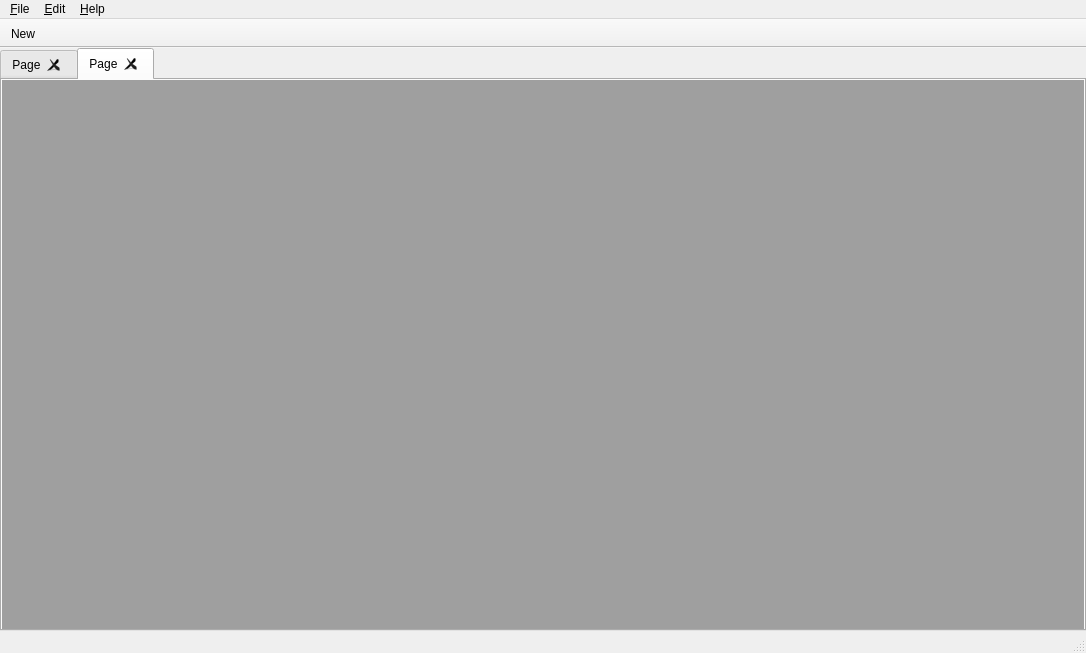
<?xml version="1.0" encoding="UTF-8"?>
<ui version="4.0">
 <class>MainWindow</class>
 <widget class="QMainWindow" name="MainWindow">
  <property name="geometry">
   <rect>
    <x>0</x>
    <y>0</y>
    <width>1086</width>
    <height>653</height>
   </rect>
  </property>
  <property name="windowTitle">
   <string>MainWindow</string>
  </property>
  <widget class="QWidget" name="centralwidget">
   <layout class="QVBoxLayout" name="verticalLayout">
    <property name="spacing">
     <number>0</number>
    </property>
    <property name="leftMargin">
     <number>0</number>
    </property>
    <property name="topMargin">
     <number>0</number>
    </property>
    <property name="rightMargin">
     <number>0</number>
    </property>
    <property name="bottomMargin">
     <number>0</number>
    </property>
    <item>
     <widget class="QTabWidget" name="tabWidget">
      <property name="currentIndex">
       <number>1</number>
      </property>
      <property name="tabsClosable">
       <bool>true</bool>
      </property>
      <property name="movable">
       <bool>true</bool>
      </property>
      <widget class="QWidget" name="tab_3">
       <attribute name="title">
        <string>Page</string>
       </attribute>
       <layout class="QHBoxLayout" name="horizontalLayout">
        <property name="spacing">
         <number>0</number>
        </property>
        <property name="leftMargin">
         <number>0</number>
        </property>
        <property name="topMargin">
         <number>0</number>
        </property>
        <property name="rightMargin">
         <number>0</number>
        </property>
        <property name="bottomMargin">
         <number>0</number>
        </property>
        <item>
         <widget class="QTextEdit" name="textEdit"/>
        </item>
       </layout>
      </widget>
      <widget class="QWidget" name="tab_4">
       <attribute name="title">
        <string>Page</string>
       </attribute>
       <layout class="QVBoxLayout" name="verticalLayout_2">
        <property name="spacing">
         <number>0</number>
        </property>
        <property name="leftMargin">
         <number>0</number>
        </property>
        <property name="topMargin">
         <number>0</number>
        </property>
        <property name="rightMargin">
         <number>0</number>
        </property>
        <property name="bottomMargin">
         <number>0</number>
        </property>
        <item>
         <widget class="QMdiArea" name="mdiArea">
          <property name="whatsThis">
           <string>&lt;html&gt;&lt;head/&gt;&lt;body&gt;&lt;p&gt;&lt;br/&gt;&lt;/p&gt;&lt;/body&gt;&lt;/html&gt;</string>
          </property>
          <property name="frameShape">
           <enum>QFrame::NoFrame</enum>
          </property>
          <property name="verticalScrollBarPolicy">
           <enum>Qt::ScrollBarAsNeeded</enum>
          </property>
          <property name="horizontalScrollBarPolicy">
           <enum>Qt::ScrollBarAsNeeded</enum>
          </property>
          <widget class="QWidget" name="subwindow">
           <property name="enabled">
            <bool>true</bool>
           </property>
           <property name="contextMenuPolicy">
            <enum>Qt::NoContextMenu</enum>
           </property>
           <property name="windowTitle">
            <string>Subwindow</string>
           </property>
          </widget>
         </widget>
        </item>
       </layout>
      </widget>
     </widget>
    </item>
   </layout>
  </widget>
  <widget class="QMenuBar" name="menubar">
   <property name="geometry">
    <rect>
     <x>0</x>
     <y>0</y>
     <width>1086</width>
     <height>21</height>
    </rect>
   </property>
   <widget class="QMenu" name="menu">
    <property name="title">
     <string>&amp;File</string>
    </property>
   </widget>
   <widget class="QMenu" name="menuEdit">
    <property name="title">
     <string>&amp;Edit</string>
    </property>
   </widget>
   <widget class="QMenu" name="menu_Help">
    <property name="title">
     <string>&amp;Help</string>
    </property>
   </widget>
   <addaction name="menu"/>
   <addaction name="menuEdit"/>
   <addaction name="menu_Help"/>
  </widget>
  <widget class="QStatusBar" name="statusbar"/>
  <widget class="QToolBar" name="toolBar">
   <property name="windowTitle">
    <string>toolBar</string>
   </property>
   <property name="movable">
    <bool>false</bool>
   </property>
   <attribute name="toolBarArea">
    <enum>TopToolBarArea</enum>
   </attribute>
   <attribute name="toolBarBreak">
    <bool>false</bool>
   </attribute>
   <addaction name="actionNew"/>
  </widget>
  <action name="actionNew">
   <property name="text">
    <string>New</string>
   </property>
   <property name="shortcut">
    <string>Ctrl+N</string>
   </property>
  </action>
 </widget>
 <resources/>
 <connections/>
</ui>
